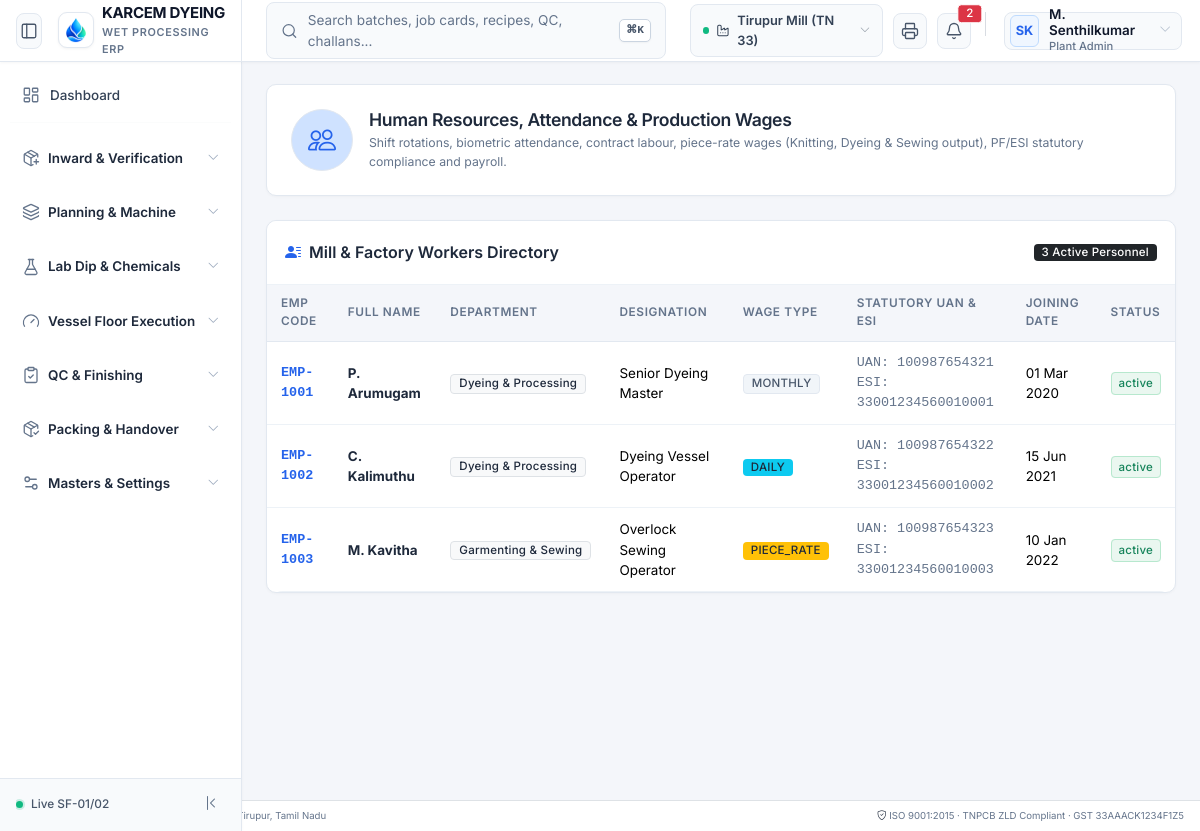
Page /modules/hr/views/index.php on the committed database.
### tables this page shows
CREATE TABLE IF NOT EXISTS employees (
    id BIGINT UNSIGNED AUTO_INCREMENT PRIMARY KEY,
    company_id BIGINT UNSIGNED NOT NULL,
    employee_code VARCHAR(32) NOT NULL UNIQUE,
    full_name VARCHAR(120) NOT NULL,
    department_id BIGINT UNSIGNED NOT NULL,
    designation VARCHAR(100) NOT NULL,
    wage_type ENUM('monthly', 'daily', 'piece_rate') NOT NULL DEFAULT 'monthly',
    base_salary DECIMAL(12,2) NOT NULL DEFAULT 0.00,
    uan_number VARCHAR(20) NULL,
    esi_number VARCHAR(20) NULL,
    joining_date DATE NOT NULL,
    bank_account_no VARCHAR(32) NULL,
    bank_ifsc VARCHAR(16) NULL,
    status ENUM('active', 'inactive', 'terminated') NOT NULL DEFAULT 'active',
    created_at DATETIME NOT NULL DEFAULT CURRENT_TIMESTAMP
);

CREATE TABLE IF NOT EXISTS departments (
    id BIGINT UNSIGNED AUTO_INCREMENT PRIMARY KEY,
    company_id BIGINT UNSIGNED NOT NULL,
    branch_id BIGINT UNSIGNED NULL,
    code VARCHAR(32) NOT NULL,
    name VARCHAR(100) NOT NULL,
    is_active TINYINT(1) NOT NULL DEFAULT 1,
    created_at DATETIME NOT NULL DEFAULT CURRENT_TIMESTAMP,
    INDEX (company_id)
);

### core/Support/Env.php (called while the page is built, shortened)
<?php
class Env {
    private static ?array $data = null;
    public static function load(string $filePath): void {
        if (!file_exists($filePath)) {
            return;
        }
        self::$data = [];
    }
    public static function get(string $key, mixed $default = null): mixed {
        return self::$data[$key] ?? getenv($key) ?? $default;
    }
}

### config/database.php (called while the page is built, shortened)
<?php
require_once __DIR__ . '/../core/Support/Env.php';
return [
    'driver'    => 'mysql',
    'host'      => Env::get('DB_HOST', '127.0.0.1'),
    'port'      => (int)Env::get('DB_PORT', 3306),
    'database'  => Env::get('DB_DATABASE', 'textile_erp'),
    'username'  => Env::get('DB_USERNAME', 'root'),
    'password'  => Env::get('DB_PASSWORD', ''),
    'charset'   => 'utf8mb4',
    'collation' => 'utf8mb4_unicode_ci',
    'options'   => [
        PDO::ATTR_ERRMODE            => PDO::ERRMODE_EXCEPTION,
        PDO::ATTR_DEFAULT_FETCH_MODE => PDO::FETCH_ASSOC,
        PDO::ATTR_EMULATE_PREPARES   => false,
    ]
];

### core/Database/Database.php (called while the page is built, shortened)
<?php
class Database {
    private static ?PDO $pdo = null;
    public static function getConnection(): PDO {
        if (self::$pdo === null) {
            $config = require dirname(__DIR__, 2) . '/config/database.php';
            $dsn = "mysql:host={$config['host']};port={$config['port']};dbname={$config['database']};charset={$config['charset']}";
            try {
                self::$pdo = new PDO($dsn, $config['username'], $config['password'], $config['options']);
            } catch (Exception $e) {
                throw new Exception("Database Connection Failed: " . $e->getMessage());
            }
        }
        return self::$pdo;
    }
    public static function fetchAll(string $sql, array $params = []): array {
        $stmt = self::getConnection()->prepare($sql);
        $stmt->execute($params);
        return $stmt->fetchAll();
    }
}

### modules/hr/views/index.php (the view, shortened to what this page needs)
<?php
require_once dirname(__DIR__, 3) . '/includes/header.php';
require_once dirname(__DIR__, 3) . '/includes/sidebar.php';
$employees = Database::fetchAll("SELECT e.*, d.name as dept_name FROM employees e JOIN departments d ON e.department_id = d.id ORDER BY e.id ASC");
$totalEmp = count($employees);
?>
<main class="cz-main">
  <div class="cz-content p-4">
    <section class="cz-panel mb-4">
      <div class="cz-module-hero p-4 d-flex align-items-center gap-3">
        <span class="cz-module-symbol bg-primary-subtle text-primary p-3 rounded-circle fs-3"><i class="bi bi-people"></i></span>
        <div class="cz-module-hero__text">
          <h1 class="h4 fw-bold text-dark mb-1">Human Resources, Attendance & Production Wages</h1>
          <p class="text-secondary small mb-0">Shift rotations, biometric attendance, contract labour, piece-rate wages (Knitting, Dyeing & Sewing output), PF/ESI statutory compliance and payroll.</p>
        </div>
      </div>
    </section>
    <section class="cz-panel mb-4">
      <div class="cz-panel-head d-flex justify-content-between align-items-center">
        <h2 class="h6 fw-bold mb-0 text-dark"><i class="bi bi-person-lines-fill text-primary me-2"></i>Mill & Factory Workers Directory</h2>
        <span class="badge bg-dark text-white"><?= $totalEmp ?> Active Personnel</span>
      </div>
      <div class="table-responsive">
        <table class="table table-hover align-middle mb-0">
          <thead class="table-light small">
            <tr>
              <th>Emp Code</th>
              <th>Full Name</th>
              <th>Department</th>
              <th>Designation</th>
              <th>Wage Type</th>
              <th>Statutory UAN & ESI</th>
              <th>Joining Date</th>
              <th>Status</th>
            </tr>
          </thead>
          <tbody class="small">
            <?php foreach ($employees as $e): ?>
              <tr>
                <td class="fw-bold text-primary font-monospace"><?= htmlspecialchars($e['employee_code']) ?></td>
                <td class="fw-bold text-dark"><?= htmlspecialchars($e['full_name']) ?></td>
                <td><span class="badge bg-light text-dark border"><?= htmlspecialchars($e['dept_name']) ?></span></td>
                <td><?= htmlspecialchars($e['designation']) ?></td>
                <td>
                  <span class="badge bg-<?= $e['wage_type'] === 'piece_rate' ? 'warning text-dark' : ($e['wage_type'] === 'daily' ? 'info text-dark' : 'secondary') ?>">
                    <?= strtoupper(htmlspecialchars($e['wage_type'])) ?>
                  </span>
                </td>
                <td class="font-monospace text-muted" style="font-size: 0.72rem;">
                  UAN: <?= htmlspecialchars($e['uan_number'] ?? 'N/A') ?><br>
                  ESI: <?= htmlspecialchars($e['esi_number'] ?? 'N/A') ?>
                </td>
                <td><?= date('d M Y', strtotime($e['joining_date'])) ?></td>
                <td><span class="badge-status status-<?= htmlspecialchars($e['status']) ?>"><?= htmlspecialchars($e['status']) ?></span></td>
              </tr>
            <?php endforeach; ?>
          </tbody>
        </table>
      </div>
    </section>
  </div>
</main>
<?php
require_once dirname(__DIR__, 3) . '/includes/footer.php';

### assets/css/my-page-ui.css (style rules this page uses)
:root { --primary-blue: #0d6efd; --primary-soft: #e7f1ff; --success-green: #198754; --success-soft: #e8f5e9; --warning-yellow: #ffc107; --warning-soft: #fff9e6; --danger-red: #dc3545; --danger-soft: #ffebee; --gray-soft: #f8f9fa; --text-main: #212529; --text-muted: #6c757d; }

### includes/header.php (style rules this page uses)
.badge-status { font-size: 0.72rem; font-weight: 500; padding: 0.28em 0.6em; border-radius: 4px; letter-spacing: 0.02em; }
.status-confirmed, .status-posted, .status-accepted, .status-completed, .status-active, .status-passed { background: #EAF7F0; color: #16845B; border: 1px solid #B7E8CE; }

### rows in the picture
employees: employee_code "EMP-1001", full_name "P. Arumugam", department.name "Dyeing & Processing", designation "Senior Dyeing Master", wage_type "MONTHLY", uan_number "100987654321", esi_number "33001234560010001", joining_date "01 Mar 2020", status "active"
employees: employee_code "EMP-1002", full_name "C. Kalimuthu", department.name "Dyeing & Processing", designation "Dyeing Vessel Operator", wage_type "DAILY", uan_number "100987654322", esi_number "33001234560010002", joining_date "15 Jun 2021", status "active"
employees: employee_code "EMP-1003", full_name "M. Kavitha", department.name "Garmenting & Sewing", designation "Overlock Sewing Operator", wage_type "PIECE_RATE", uan_number "100987654323", esi_number "33001234560010003", joining_date "10 Jan 2022", status "active"

### other values in the picture
$_SESSION['active_branch_name'] "Tirupur Mill (TN 33)"
$currentUser['initials'] "SK"
$currentUser['full_name'] "M. Senthilkumar"
$grp['title'] "Inward & Verification"
$grp['title'] "Planning & Machine"
$grp['title'] "Lab Dip & Chemicals"
$grp['title'] "Vessel Floor Execution"
$grp['title'] "QC & Finishing"
$grp['title'] "Packing & Handover"
$grp['title'] "Masters & Settings"
$totalEmp "3"
